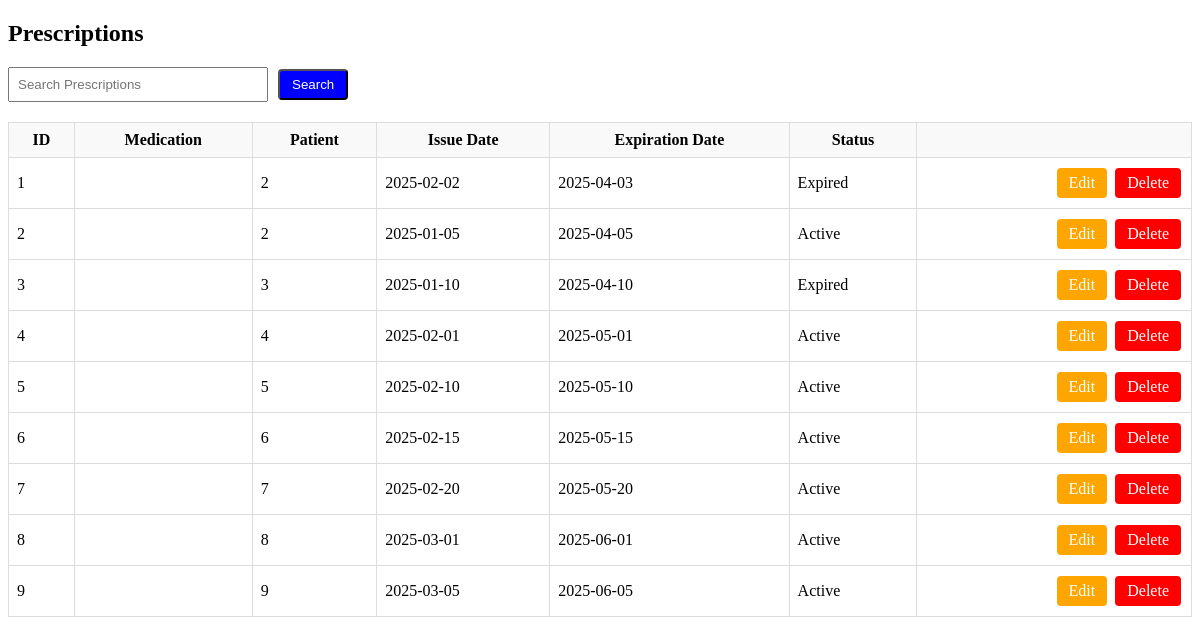
/backend/DISTRIBUTE_TO_APPROPRIATE_FILES/admin/database.php?view=prescriptions, run on an earlier commit of the app's database.
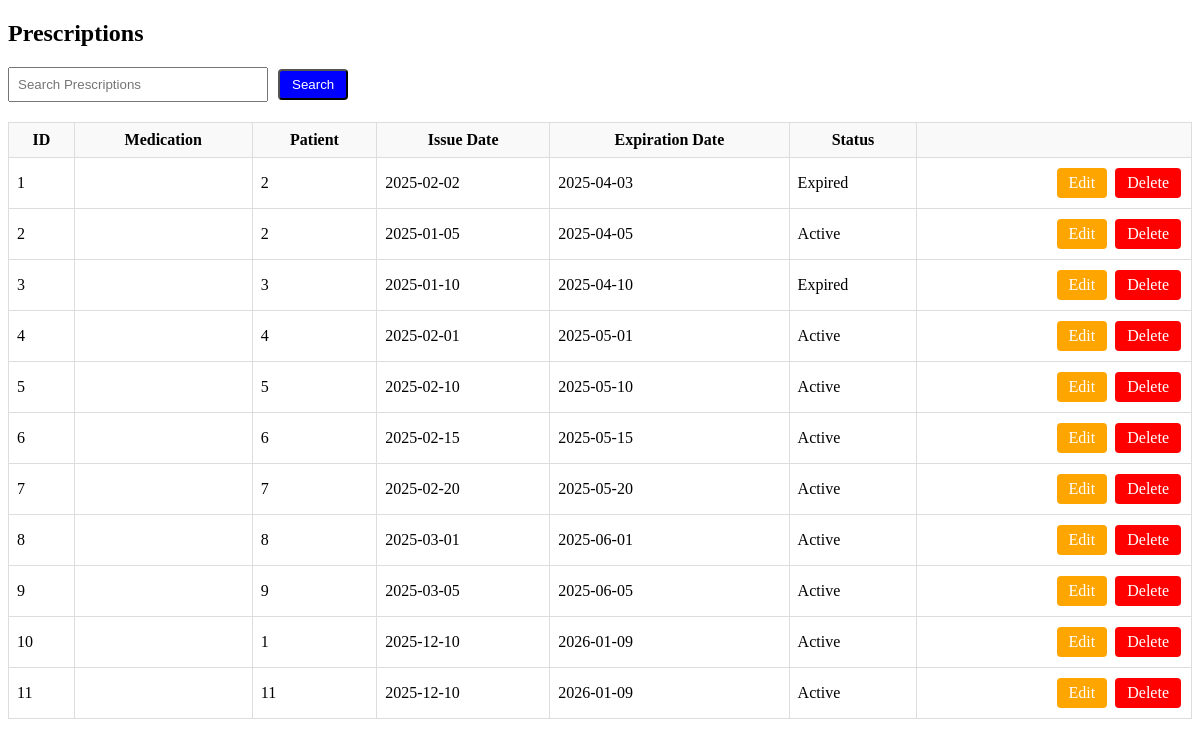
And on a later commit of the database.
### tables this page shows
CREATE TABLE IF NOT EXISTS `prescription` (
  `prescriptionID` int NOT NULL AUTO_INCREMENT,
  `patientID` int NOT NULL,
  `issueDate` date NOT NULL,
  `expirationDate` date NOT NULL,
  `status` text NOT NULL,
  `doctorID` int NOT NULL,
  PRIMARY KEY (`prescriptionID`),
  KEY `patientID` (`patientID`),
  KEY `fk_prescription_doctor` (`doctorID`)
);

### backend/DISTRIBUTE_TO_APPROPRIATE_FILES/admin/database.php (the view, shortened to what the changed rows need)
<?php
require_once "../includes/db_connect.php";
$view = $_GET['view'] ?? 'medicines';
$edit_id = isset($_GET['edit_id']) ? intval($_GET['edit_id']) : null;
$add_mode = isset($_GET['add']) ? true : false;
switch ($view) {
    case 'prescriptions':
        $title = "Prescriptions";
        $query = "SELECT * FROM prescription WHERE 1";
        break;
}
$result = $conn->query($query);
?>
<!DOCTYPE html>
<html>
<head>
</head>
<body>
  <h2><?= htmlspecialchars($title) ?></h2>
  <table>
    <?php if ($view === 'medicines'): ?>
      <tr>
        <th>ID</th>
        <th>Generic Name</th>
        <th>Brand Name</th>
        <th>Form</th>
        <th>Strength</th>
        <th>Manufacturer</th>
        <th>Stock</th>
        <th></th>
      </tr>
      <?php if ($add_mode && $view === 'medicines'): ?>
        <form method="POST" action="database.php?view=medicines" id="form-add-medicine">
          <input type="hidden" name="view" value="medicines">
          <input type="hidden" name="id" value="">
          <input type="hidden" name="update_record" value="1">
          <tr class="highlight">
            <td>New</td>
            <td><input type="text" name="genericName" placeholder="Generic Name"></td>
            <td><input type="text" name="brandName" placeholder="Brand Name"></td>
            <td><input type="text" name="form" placeholder="Form"></td>
            <td><input type="text" name="strength" placeholder="Strength"></td>
            <td><input type="text" name="manufacturer" placeholder="Manufacturer"></td>
            <td><input type="number" name="stock" placeholder="Stock"></td>
            <td style="text-align:right;">
              <button type="button" class="btn btn-success"
                onclick="return openConfirm('Add this new medicine?', document.getElementById('form-add-medicine'))">Save</button>
              <a href="database.php?view=medicines" class="btn btn-secondary">Cancel</a>
            </td>
          </tr>
        </form>
      <?php endif; ?>
      <?php while($row = $result->fetch_assoc()): $id = $row['medicationID']; ?>
        <tr>
          <td><?= $id ?></td>
          <td><?= htmlspecialchars($row['genericName']) ?></td>
          <td><?= htmlspecialchars($row['brandName']) ?></td>
          <td><?= htmlspecialchars($row['form']) ?></td>
          <td><?= htmlspecialchars($row['strength']) ?></td>
          <td><?= htmlspecialchars($row['manufacturer']) ?></td>
          <td><?= htmlspecialchars($row['stock']) ?></td>
          <td style="text-align:right;">
            <a href="database.php?view=medicines&delete_id=<?= $id ?>" class="btn btn-danger"
               onclick="return openConfirm('Delete this medicine?', this.href)">Delete</a>
          </td>
        </tr>
      <?php endwhile; ?>
    <?php elseif ($view === 'prescriptions'): ?>
      <tr>
        <th>ID</th>
        <th>Medication</th>
        <th>Patient</th>
        <th>Issue Date</th>
        <th>Expiration Date</th>
        <th>Status</th>
        <th></th>
      </tr>
      <?php while($row = $result->fetch_assoc()): $id = $row['prescriptionID']; ?>
        <?php if ($edit_id === (int)$id): ?>
          <form method="POST" action="database.php?view=prescriptions" id="form-<?= $id ?>">
            <input type="hidden" name="view" value="prescriptions">
            <input type="hidden" name="id" value="<?= $id ?>">
            <input type="hidden" name="update_record" value="1">
            <tr class="highlight">
              <td><?= $id ?></td>
              <td><input type="number" name="medicationID" value="<?= htmlspecialchars($row['medicationID']) ?>"></td>
              <td><input type="number" name="patientID" value="<?= htmlspecialchars($row['patientID']) ?>"></td>
              <td><input type="date" name="issueDate" value="<?= htmlspecialchars($row['issueDate']) ?>"></td>
              <td><input type="date" name="expirationDate" value="<?= htmlspecialchars($row['expirationDate']) ?>"></td>
              <td><input type="text" name="status" value="<?= htmlspecialchars($row['status']) ?>"></td>
              <td style="text-align:right;">
                <button type="button" class="btn btn-warning"
                  onclick="return openConfirm('Save changes to this prescription?', document.getElementById('form-<?= $id ?>'))">Save</button>
                <a href="database.php?view=prescriptions" class="btn btn-secondary">Cancel</a>
              </td>
            </tr>
          </form>
        <?php else: ?>
          <tr>
            <td><?= $id ?></td>
            <td><?= htmlspecialchars($row['medicationID']) ?></td>
            <td><?= htmlspecialchars($row['patientID']) ?></td>
            <td><?= htmlspecialchars($row['issueDate']) ?></td>
            <td><?= htmlspecialchars($row['expirationDate']) ?></td>
            <td><?= htmlspecialchars($row['status']) ?></td>
            <td style="text-align:right;">
              <a href="database.php?view=prescriptions&edit_id=<?= $id ?>" class="btn btn-warning">Edit</a>
              <a href="database.php?view=prescriptions&delete_id=<?= $id ?>" class="btn btn-danger"
                 onclick="return openConfirm('Delete this prescription?', this.href)">Delete</a>
            </td>
          </tr>
        <?php endif; ?>
      <?php endwhile; ?>
    <?php endif; ?>
  </table>
</body>
</html>

What changed in the data, as far as the page shows it:
added prescription: prescriptionID "10", patientID "1", issueDate "2025-12-10", expirationDate "2026-01-09", status "Active"
added prescription: prescriptionID "11", patientID "11", issueDate "2025-12-10", expirationDate "2026-01-09", status "Active"
